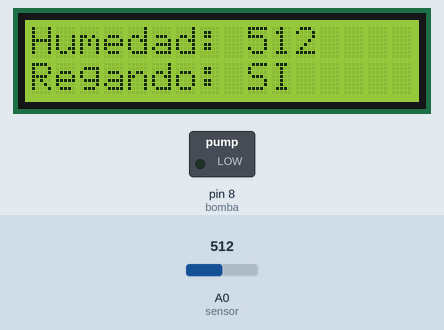
A sketch run on a simulated Arduino Uno, built with avr-gcc and run on an emulated ATmega328P. On the bench: 16×2 character LCD, switched loads named in the sketch (green lamp = pin HIGH). Inputs (shaded band) come from the test bench; at power-on: A0 (sensor) = 512. What the sketch prints to the serial monitor is not drawn.

Above: at 1.2 s.
1.3 s: A0 (sensor) set to 209
At 3.3 s:
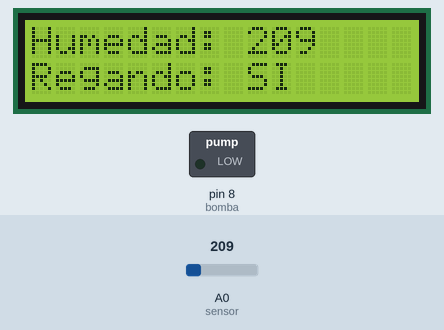
3.6 s: A0 (sensor) set to 187
At 4.8 s:
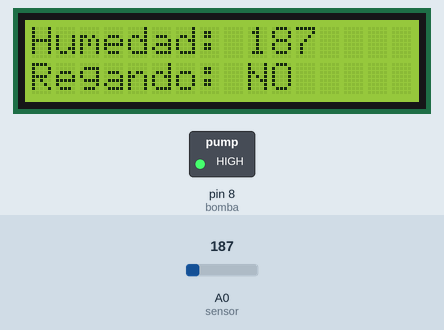
5.7 s: A0 (sensor) set to 210
At 7.5 s:
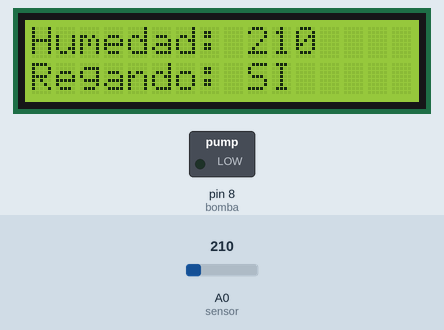
Timing chart, 0 to 9.0 s (numbered marks = the images above; inputs shaded):
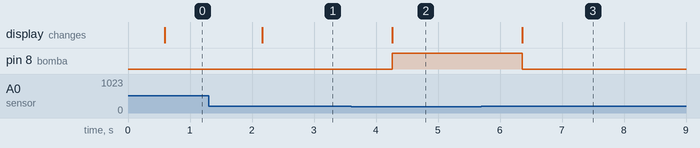

Measured:
- the behaviour switches between 201 and 200 on A0 (sensor) (found by bisection; images 1 and 2)
- after the input at 1.3 s, the display: changes after 0.86 s (image 1)
- after the input at 3.6 s, pin 8 (bomba): LOW → HIGH after 0.66 s; the display: changes after 0.66 s (image 2)
- after the input at 5.7 s, pin 8 (bomba): HIGH → LOW after 0.66 s; the display: changes after 0.66 s (image 3)

The sketch:

Sistema_de_riego.ino
```cpp
#include <LiquidCrystal_I2C.h> //Librería que permite usar el controlador I2C
LiquidCrystal_I2C lcd(0x27,16,2); //Asignar dirección del LCD

int humedad = 0;
int estado = 0;

int bomba = 8; //Dar nombre al PIN digital

void setup() {

  Serial.begin(9600); //Para activar monitor serial

  //LCD
  lcd.init(); //Prender el LCD
  lcd.backlight(); //Prender la luz del LCD
  lcd.clear(); //Para borrar todo lo que estaba en la pantalla
  //Fin del LCD

  pinMode(bomba, OUTPUT);

}

void loop() {

  humedad = analogRead(A0); //Está leyendo el pin A0, el cual registra de forma analógica los datos envidados por el sensor de humedad.

  delay(500); //Atrasa una acción en milisegundos. En este caso, 500 milisegundos, osea, medio segundo.

  //imprimirLCD(humedad, estado);
  Serial.println(humedad);

  if((humedad<=200)||(humedad>=1024)){
    imprimirLCD(humedad, 0);
    digitalWrite(bomba, HIGH);
  }

  else if ((humedad>200)&&(humedad<1024)){
    imprimirLCD(humedad, 1);
    digitalWrite(bomba, LOW);
  }

}

void imprimirLCD(int valor, int estado){
  lcd.setCursor(0,0);
  lcd.print("Humedad: ");
  lcd.print(valor);
  lcd.setCursor(12,0);
  lcd.print("");
  lcd.setCursor (0,1);

  if (estado == 0) lcd.print("Regando: NO");
  else lcd.print("Regando: SI");


}


/*
 Board I2C / TWI pins
Uno       =   A4 (SDA), A5 (SCL)
Mega2560  =   20 (SDA), 21 (SCL)
Leonardo  =   2 (SDA), 3 (SCL)
Due       =   20 (SDA), 21 (SCL), SDA1, SCL1
esta configuracion de estos pines se encuentran dentro de la librería "wire" mas info: https://www.arduino.cc/en/Reference/Wire

*/
```
